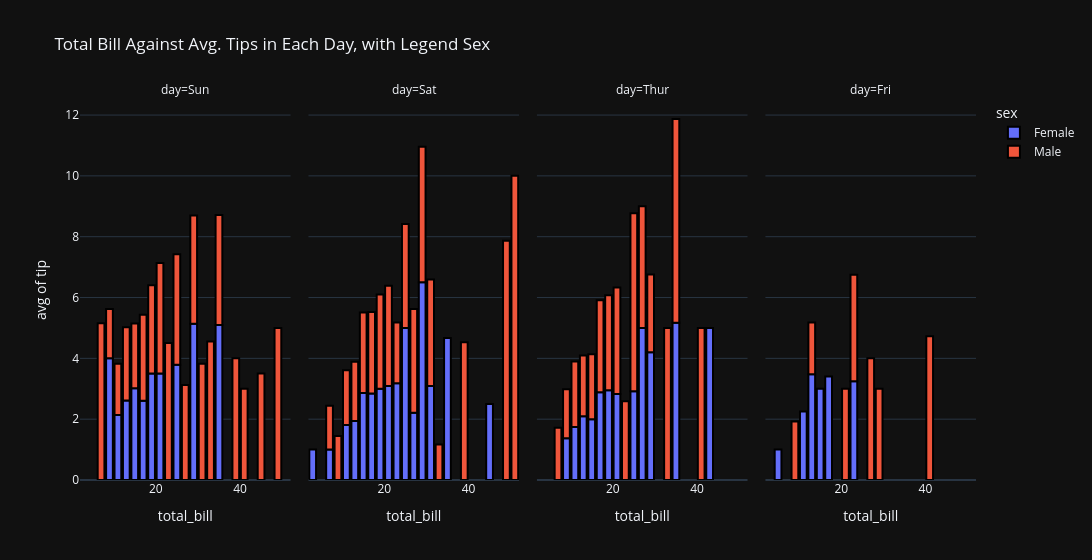

Notebook cell for this chart:
### Code cell
fig = px.histogram(df, x='total_bill', y='tip', color='sex', histfunc= 'avg', width=2000, facet_col='day', title='Total Bill Against Avg. Tips in Each Day, with Legend Sex')
fig.update_layout(bargap=0.2, template='plotly_dark')
fig.update_traces(marker=dict(line=dict(color='black', width=2)))
fig.show()

### Figure 1 — Plotly figure (JSON) as saved in the notebook; plotly's stock layout.template omitted (floating-point values rounded to 4 significant figures)
{"data": [{"bingroup": "x", "histfunc": "avg", "hovertemplate": "sex=Female<br>day=Sun<br>total_bill=%{x}<br>avg of tip=%{y}<extra></extra>", "legendgroup": "Female", "marker": {"color": "#636efa", "line": {"color": "black", "width": 2}, "pattern": {"shape": ""}}, "name": "Female", "orientation": "v", "showlegend": true, "type": "histogram", "x": [16.99, 24.59, 35.26, 14.83, 10.33, 16.97, 10.29, 34.81, 25.71, 17.31, 29.85, 25.0, 13.39, 16.21, 17.51, 9.6, 20.9, 18.15], "xaxis": "x", "y": [1.01, 3.61, 5.0, 3.02, 1.67, 3.5, 2.6, 5.2, 4.0, 3.5, 5.14, 3.75, 2.61, 2.0, 3.0, 4.0, 3.5, 3.5], "yaxis": "y"}, {"bingroup": "x", "histfunc": "avg", "hovertemplate": "sex=Female<br>day=Sat<br>total_bill=%{x}<br>avg of tip=%{y}<extra></extra>", "legendgroup": "Female", "marker": {"color": "#636efa", "line": {"color": "black", "width": 2}, "pattern": {"shape": ""}}, "name": "Female", "orientation": "v", "showlegend": false, "type": "histogram", "x": [20.29, 15.77, 19.65, 15.06, 20.69, 16.93, 26.41, 16.45, 3.07, 17.07, 26.86, 25.28, 14.73, 44.3, 22.42, 20.92, 14.31, 7.25, 10.59, 10.63, 12.76, 13.27, 28.17, 12.9, 30.14, 22.12, 35.83, 27.18], "xaxis": "x2", "y": [2.75, 2.23, 3.0, 3.0, 2.45, 3.07, 1.5, 2.47, 1.0, 3.0, 3.14, 5.0, 2.2, 2.5, 3.48, 4.08, 4.0, 1.0, 1.61, 2.0, 2.23, 2.5, 6.5, 1.1, 3.09, 2.88, 4.67, 2.0], "yaxis": "y2"}, {"bingroup": "x", "histfunc": "avg", "hovertemplate": "sex=Female<br>day=Thur<br>total_bill=%{x}<br>avg of tip=%{y}<extra></extra>", "legendgroup": "Female", "marker": {"color": "#636efa", "line": {"color": "black", "width": 2}, "pattern": {"shape": ""}}, "name": "Female", "orientation": "v", "showlegend": false, "type": "histogram", "x": [10.07, 34.83, 10.65, 12.43, 24.08, 13.42, 12.48, 29.8, 14.52, 11.38, 20.27, 11.17, 12.26, 18.26, 8.51, 10.33, 14.15, 13.16, 17.47, 27.05, 16.43, 8.35, 18.64, 11.87, 19.81, 43.11, 13.0, 12.74, 13.0, 16.4, 16.47, 18.78], "xaxis": "x3", "y": [1.83, 5.17, 1.5, 1.8, 2.92, 1.68, 2.52, 4.2, 2.0, 2.0, 2.83, 1.5, 2.0, 3.25, 1.25, 2.0, 2.0, 2.75, 3.5, 5.0, 2.3, 1.5, 1.36, 1.63, 4.19, 5.0, 2.0, 2.01, 2.0, 2.5, 3.23, 3.0], "yaxis": "y3"}, {"bingroup": "x", "histfunc": "avg", "hovertemplate": "sex=Female<br>day=Fri<br>total_bill=%{x}<br>avg of tip=%{y}<extra></extra>", "legendgroup": "Female", "marker": {"color": "#636efa", "line": {"color": "black", "width": 2}, "pattern": {"shape": ""}}, "name": "Female", "orientation": "v", "showlegend": false, "type": "histogram", "x": [5.75, 16.32, 22.75, 11.35, 15.38, 13.42, 15.98, 16.27, 10.09], "xaxis": "x4", "y": [1.0, 4.3, 3.25, 2.5, 3.0, 3.48, 3.0, 2.5, 2.0], "yaxis": "y4"}, {"bingroup": "x", "histfunc": "avg", "hovertemplate": "sex=Male<br>day=Sun<br>total_bill=%{x}<br>avg of tip=%{y}<extra></extra>", "legendgroup": "Male", "marker": {"color": "#EF553B", "line": {"color": "black", "width": 2}, "pattern": {"shape": ""}}, "name": "Male", "orientation": "v", "showlegend": true, "type": "histogram", "x": [10.34, 21.01, 23.68, 25.29, 8.77, 26.88, 15.04, 14.78, 10.27, 15.42, 18.43, 21.58, 16.29, 17.46, 13.94, 9.68, 30.4, 18.29, 22.23, 32.4, 28.55, 18.04, 12.54, 9.94, 25.56, 19.49, 38.07, 23.95, 29.93, 14.07, 13.13, 17.26, 24.55, 19.77, 48.17, 16.49, 21.5, 12.66, 13.81, 24.52, 20.76, 31.71, 7.25, 31.85, 16.82, 32.9, 17.89, 14.48, 34.63, 34.65, 23.33, 45.35, 23.17, 40.55, 20.69, 30.46, 23.1, 15.69], "xaxis": "x", "y": [1.66, 3.5, 3.31, 4.71, 2.0, 3.12, 1.96, 3.23, 1.71, 1.57, 3.0, 3.92, 3.71, 2.54, 3.06, 1.32, 5.6, 3.0, 5.0, 6.0, 2.05, 3.0, 2.5, 1.56, 4.34, 3.51, 4.0, 2.55, 5.07, 2.5, 2.0, 2.74, 2.0, 2.0, 5.0, 2.0, 3.5, 2.5, 2.0, 3.48, 2.24, 4.5, 5.15, 3.18, 4.0, 3.11, 2.0, 2.0, 3.55, 3.68, 5.65, 3.5, 6.5, 3.0, 5.0, 2.0, 4.0, 1.5], "yaxis": "y"}, {"bingroup": "x", "histfunc": "avg", "hovertemplate": "sex=Male<br>day=Sat<br>total_bill=%{x}<br>avg of tip=%{y}<extra></extra>", "legendgroup": "Male", "marker": {"color": "#EF553B", "line": {"color": "black", "width": 2}, "pattern": {"shape": ""}}, "name": "Male", "orientation": "v", "showlegend": false, "type": "histogram", "x": [20.65, 17.92, 39.42, 19.82, 17.81, 13.37, 12.69, 21.7, 9.55, 18.35, 17.78, 24.06, 16.31, 18.69, 31.27, 16.04, 38.01, 11.24, 48.27, 20.29, 13.81, 11.02, 18.29, 17.59, 20.08, 20.23, 15.01, 12.02, 10.51, 17.92, 15.36, 20.49, 25.21, 18.24, 14.0, 50.81, 15.81, 26.59, 38.73, 24.27, 30.06, 25.89, 48.33, 28.15, 11.59, 7.74, 20.45, 13.28, 24.01, 15.69, 11.61, 10.77, 15.53, 10.07, 12.6, 32.83, 29.03, 22.67, 17.82], "xaxis": "x2", "y": [3.35, 4.08, 7.58, 3.18, 2.34, 2.0, 2.0, 4.3, 1.45, 2.5, 3.27, 3.6, 2.0, 2.31, 5.0, 2.24, 3.0, 1.76, 6.73, 3.21, 2.0, 1.98, 3.76, 2.64, 3.15, 2.01, 2.09, 1.97, 1.25, 3.08, 1.64, 4.06, 4.29, 3.76, 3.0, 10.0, 3.16, 3.41, 3.0, 2.03, 2.0, 5.16, 9.0, 3.0, 1.5, 1.44, 3.0, 2.72, 2.0, 3.0, 3.39, 1.47, 3.0, 1.25, 1.0, 1.17, 5.92, 2.0, 1.75], "yaxis": "y2"}, {"bingroup": "x", "histfunc": "avg", "hovertemplate": "sex=Male<br>day=Thur<br>total_bill=%{x}<br>avg of tip=%{y}<extra></extra>", "legendgroup": "Male", "marker": {"color": "#EF553B", "line": {"color": "black", "width": 2}, "pattern": {"shape": ""}}, "name": "Male", "orientation": "v", "showlegend": false, "type": "histogram", "x": [27.2, 22.76, 17.29, 19.44, 16.66, 32.68, 15.98, 13.03, 18.28, 24.71, 21.16, 11.69, 14.26, 15.95, 8.52, 22.82, 19.08, 16.0, 34.3, 41.19, 9.78, 7.51, 28.44, 15.48, 16.58, 7.56, 10.34, 13.51, 18.71, 20.53], "xaxis": "x3", "y": [4.0, 3.0, 2.71, 3.0, 3.4, 5.0, 2.03, 2.0, 4.0, 5.85, 3.0, 2.31, 2.5, 2.0, 1.48, 2.18, 1.5, 2.0, 6.7, 5.0, 1.73, 2.0, 2.56, 2.02, 4.0, 1.44, 2.0, 2.0, 4.0, 4.0], "yaxis": "y3"}, {"bingroup": "x", "histfunc": "avg", "hovertemplate": "sex=Male<br>day=Fri<br>total_bill=%{x}<br>avg of tip=%{y}<extra></extra>", "legendgroup": "Male", "marker": {"color": "#EF553B", "line": {"color": "black", "width": 2}, "pattern": {"shape": ""}}, "name": "Male", "orientation": "v", "showlegend": false, "type": "histogram", "x": [28.97, 22.49, 40.17, 27.28, 12.03, 21.01, 12.46, 12.16, 8.58, 13.42], "xaxis": "x4", "y": [3.0, 3.5, 4.73, 4.0, 1.5, 3.0, 1.5, 2.2, 1.92, 1.58], "yaxis": "y4"}], "layout": {"annotations": [{"font": {}, "showarrow": false, "text": "day=Sun", "x": 0.1175, "xanchor": "center", "xref": "paper", "y": 1, "yanchor": "bottom", "yref": "paper"}, {"font": {}, "showarrow": false, "text": "day=Sat", "x": 0.3725, "xanchor": "center", "xref": "paper", "y": 1, "yanchor": "bottom", "yref": "paper"}, {"font": {}, "showarrow": false, "text": "day=Thur", "x": 0.6275, "xanchor": "center", "xref": "paper", "y": 1, "yanchor": "bottom", "yref": "paper"}, {"font": {}, "showarrow": false, "text": "day=Fri", "x": 0.8825, "xanchor": "center", "xref": "paper", "y": 1, "yanchor": "bottom", "yref": "paper"}], "bargap": 0.2, "barmode": "relative", "legend": {"title": {"text": "sex"}, "tracegroupgap": 0}, "title": {"text": "Total Bill Against Avg. Tips in Each Day, with Legend Sex"}, "width": 2000, "xaxis": {"anchor": "y", "domain": [0, 0.235], "title": {"text": "total_bill"}}, "xaxis2": {"anchor": "y2", "domain": [0.255, 0.49], "matches": "x", "title": {"text": "total_bill"}}, "xaxis3": {"anchor": "y3", "domain": [0.51, 0.745], "matches": "x", "title": {"text": "total_bill"}}, "xaxis4": {"anchor": "y4", "domain": [0.765, 1.0], "matches": "x", "title": {"text": "total_bill"}}, "yaxis": {"anchor": "x", "domain": [0, 1], "title": {"text": "avg of tip"}}, "yaxis2": {"anchor": "x2", "domain": [0, 1], "matches": "y", "showticklabels": false}, "yaxis3": {"anchor": "x3", "domain": [0, 1], "matches": "y", "showticklabels": false}, "yaxis4": {"anchor": "x4", "domain": [0, 1], "matches": "y", "showticklabels": false}}}
